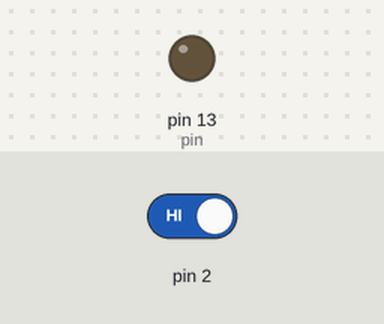
Simulated run of this sketch. Board: Arduino Uno, built with avr-gcc and run on an emulated ATmega328P. On the bench: output pins drawn as LEDs (lit = HIGH). The inputs (shaded band) are chosen by the test bench; at power-on: pin 2 HIGH.

Above: at 1.2 s.
1.3 s: pin 2 driven LOW
At 1.9 s:
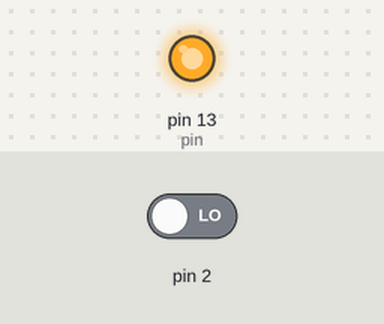
Timing chart, 0 to 4.3 s (numbered marks = the images above; inputs shaded):
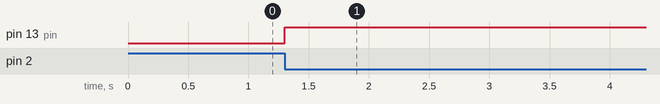

Measured:
- after the input at 1.3 s, pin 13 (pin): LOW → HIGH at once

The sketch:

exemplo_interrupcao_externa.ino
```cpp
int pin = 13;
volatile int state = LOW;
volatile int state1 = LOW;


void setup() {
  pinMode(pin, OUTPUT);
  attachInterrupt(0, blink, FALLING);
}

void loop() {
  digitalWrite(pin,state);
}

void blink(){
 if(state==state1){
  state = !state1;
 }else{
  state = state1;
 }
 delay(50);
}
```
